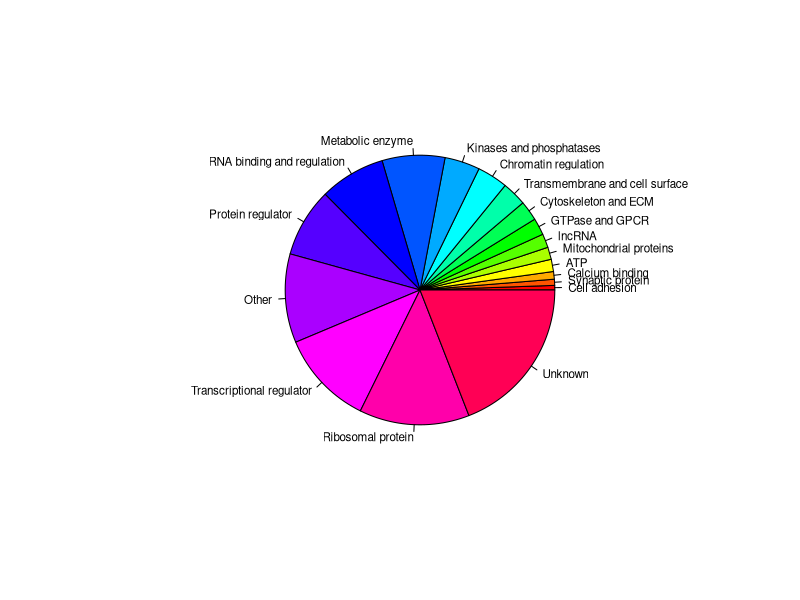

Write R code to recreate this figure.
#Pie chart downregulated genes
#20180726_PieChart_TXNDecreased.R
#For poster
#July 26, 2018

a<-c(8,5,3,20,13,11,23,9,41,8,72,43,62,4,16,104,45,58)
b<-c("ATP", "Calcium binding", "Cell adhesion", "Chromatin regulation", "Cytoskeleton and ECM", "GTPase and GPCR"
,"Kinases and phosphatases"
,"lncRNA"
,"Metabolic enzyme"
,"Mitochondrial proteins"
,"Ribosomal protein"
,"RNA binding and regulation"
,"Transcriptional regulator"
,"Synaptic protein"
,"Transmembrane and cell surface"
,"Unknown"
,"Protein regulator"
,"Other")

df<- data.frame(b, a)

df <- df[order(a),]

quartz("a", 6, 6)
pie(df$a, df$b, col=rainbow(length(df$b)), cex = 0.7, radius = 0.7)
